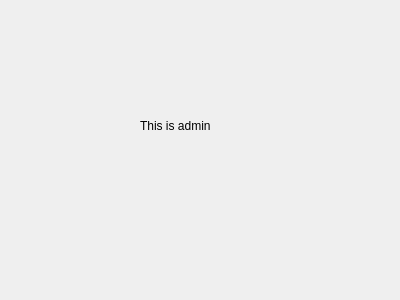
<?xml version="1.0" encoding="UTF-8"?>
<ui version="4.0">
 <class>Admin</class>
 <widget class="QDialog" name="Admin">
  <property name="geometry">
   <rect>
    <x>0</x>
    <y>0</y>
    <width>400</width>
    <height>300</height>
   </rect>
  </property>
  <property name="windowTitle">
   <string>Dialog</string>
  </property>
  <widget class="QLabel" name="label">
   <property name="geometry">
    <rect>
     <x>140</x>
     <y>90</y>
     <width>121</width>
     <height>71</height>
    </rect>
   </property>
   <property name="text">
    <string>This is admin</string>
   </property>
  </widget>
 </widget>
 <resources/>
 <connections/>
</ui>
